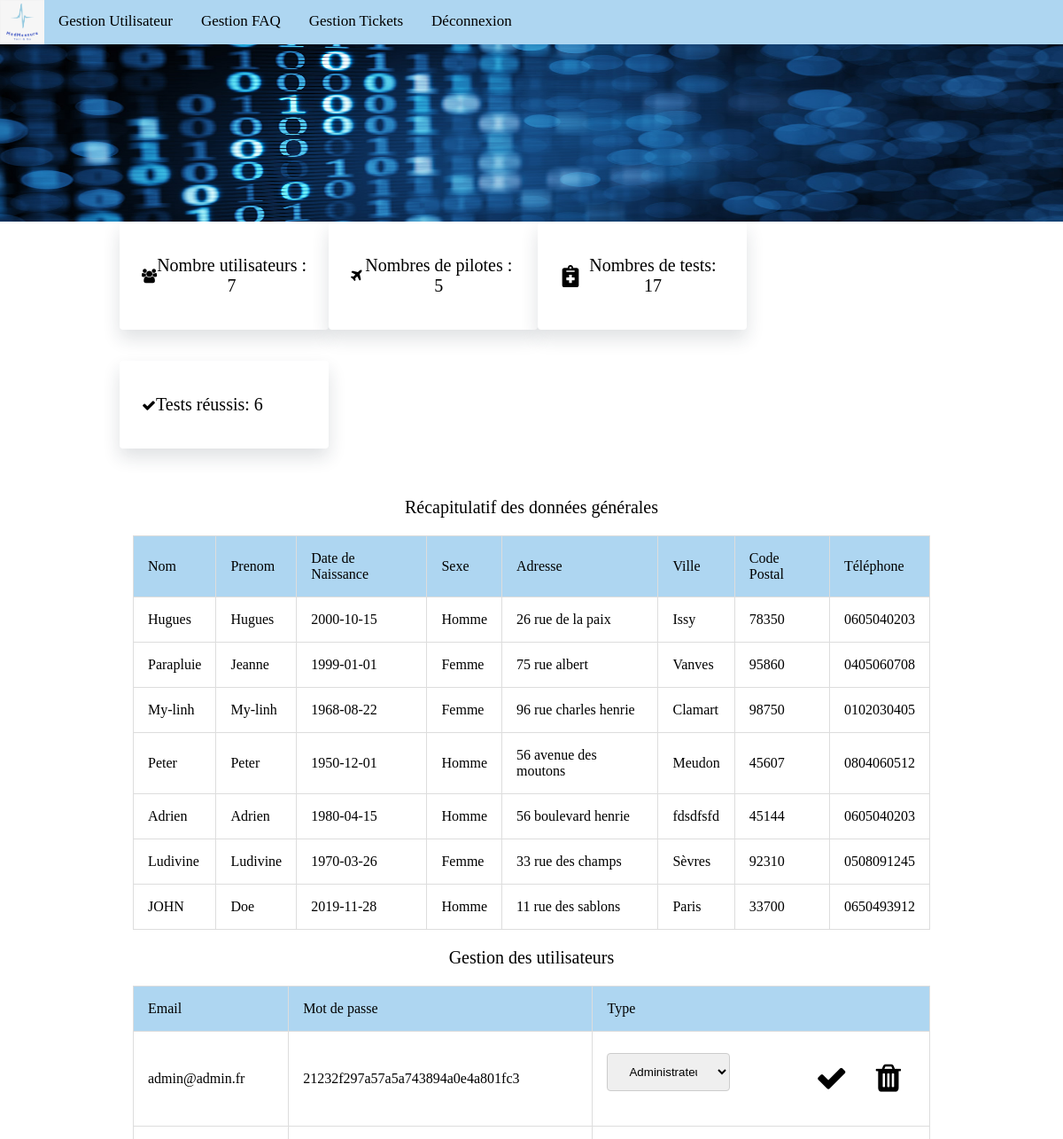
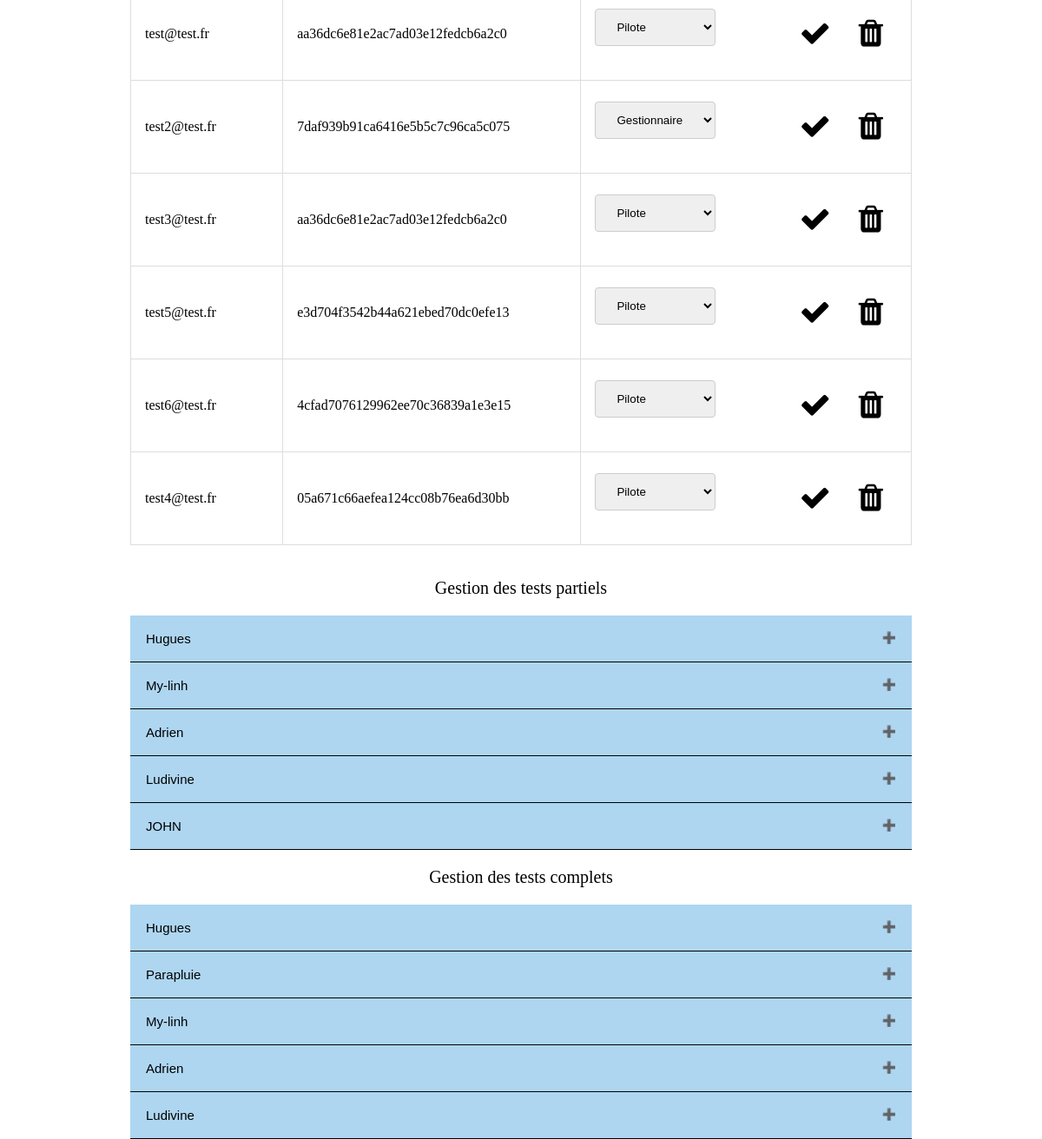
The page /index.php?page=admin_user (signed in) on the database as committed earlier (2 pictures, top to bottom).
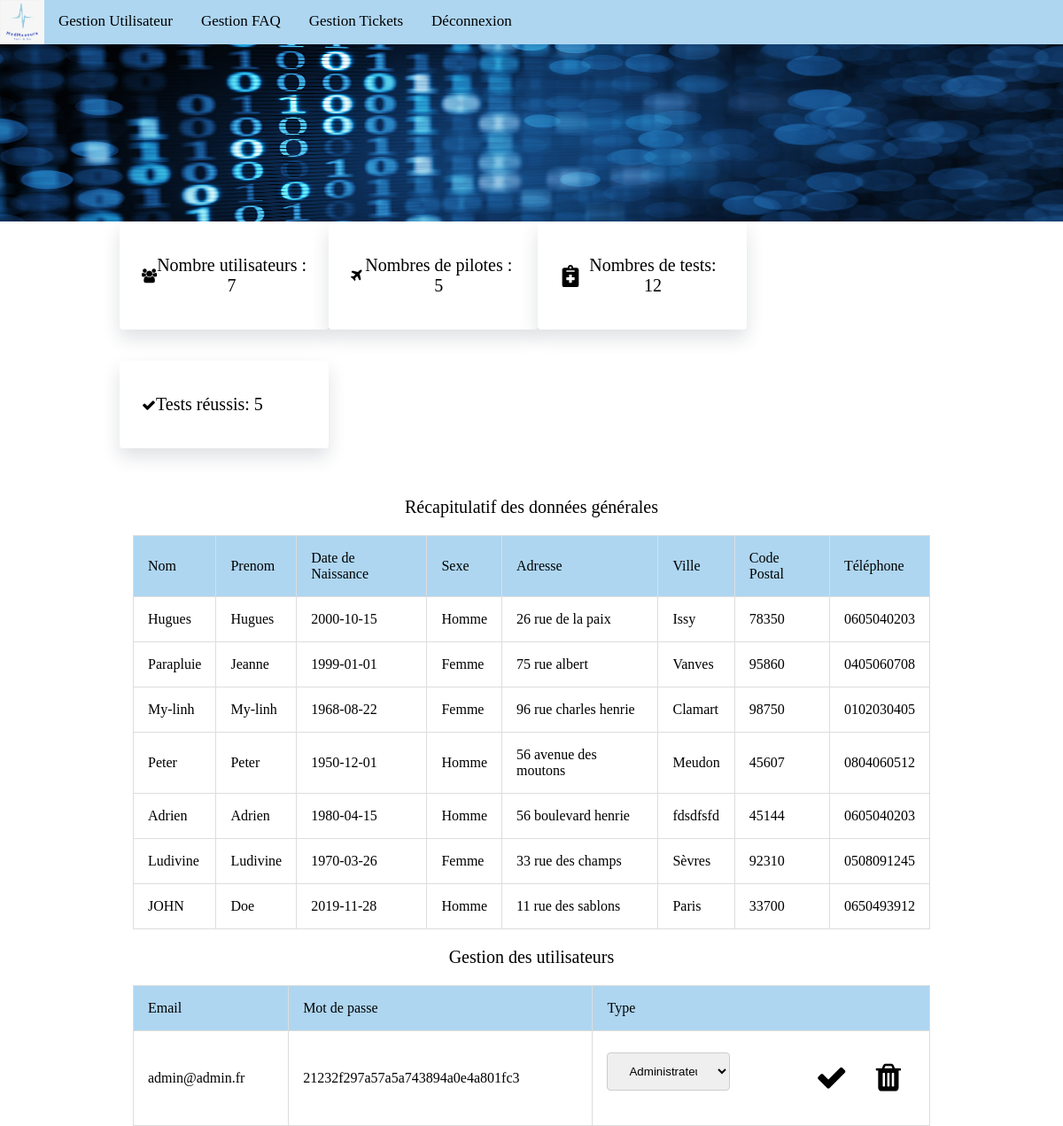
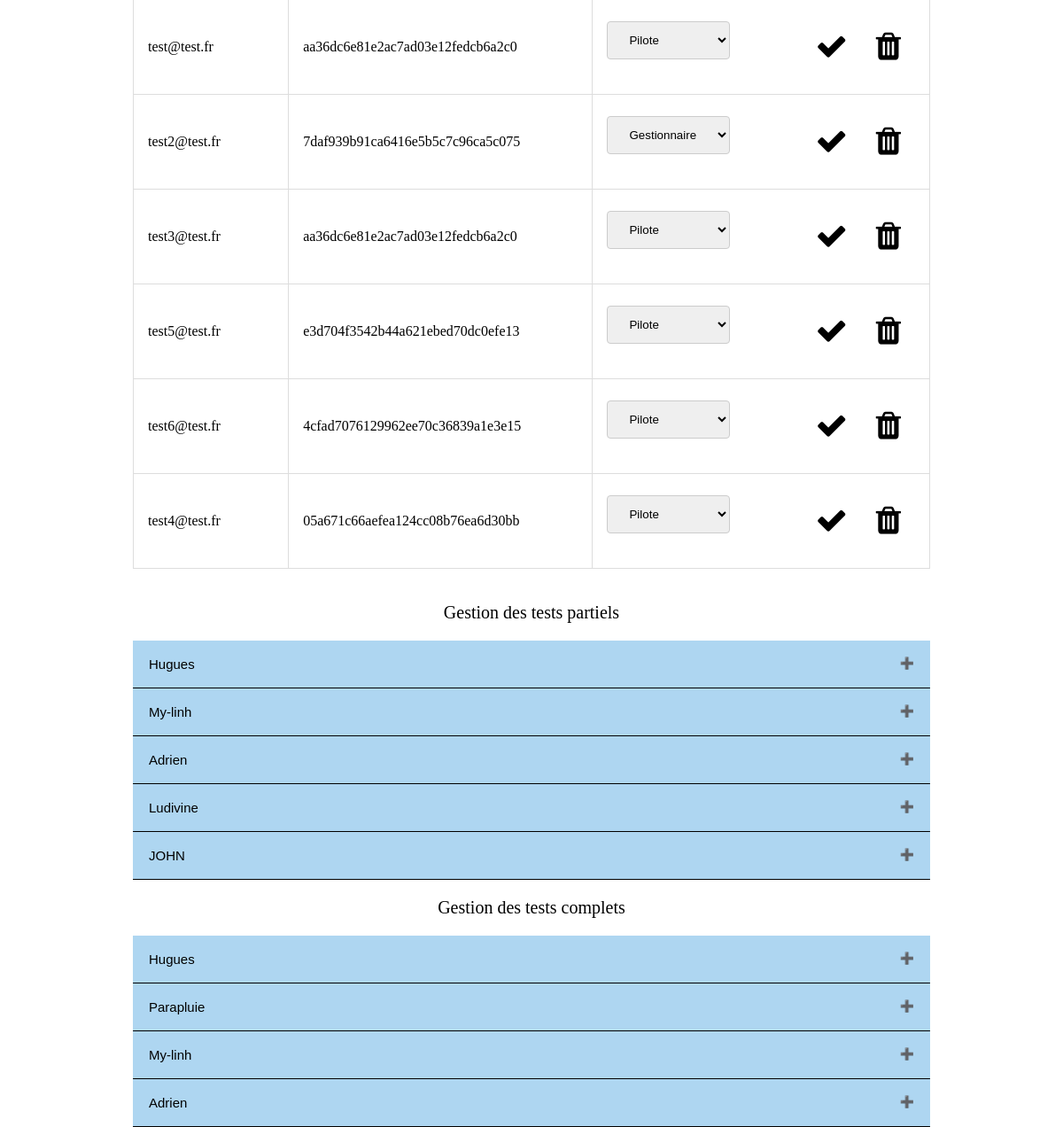
The same page on the database as committed later (2 pictures, top to bottom).
### tables this page shows
CREATE TABLE `utilisateur` (
  `idUtilisateur` int(11) NOT NULL,
  `nom` varchar(256) DEFAULT NULL,
  `prenom` varchar(256) DEFAULT NULL,
  `DN` date NOT NULL,
  `Sexe` varchar(50) NOT NULL,
  `AdresseVoie` varchar(50) NOT NULL,
  `AdresseVille` varchar(50) NOT NULL,
  `AdresseCP` int(11) NOT NULL,
  `Tel` varchar(50) NOT NULL
);

CREATE TABLE `connexion` (
  `email` varchar(50) NOT NULL,
  `mdp` varchar(50) NOT NULL,
  `type` varchar(50) NOT NULL,
  `idUtilisateur` int(11) NOT NULL
);

CREATE TABLE `testpartiel` (
  `idTestPartiel` int(11) NOT NULL,
  `idUtilisateur` int(11) NOT NULL,
  `numero_test` int(11) NOT NULL,
  `date` date NOT NULL,
  `Frequence` int(11) NOT NULL,
  `PerceptionAuditive` int(11) NOT NULL,
  `StimulusVisuel` int(11) NOT NULL,
  `id_boitier` int(11) NOT NULL,
  `score` int(11) NOT NULL
);

CREATE TABLE `testcomplet` (
  `idTestComplet` int(11) NOT NULL,
  `idUtilisateur` int(11) NOT NULL,
  `Numero_Test` int(11) NOT NULL,
  `date` date NOT NULL,
  `Frequence` int(11) NOT NULL,
  `PerceptionAuditive` int(11) NOT NULL,
  `StimulusVisuel` int(11) NOT NULL,
  `TemperaturePeau` int(11) NOT NULL,
  `RecoTonalite` int(11) NOT NULL,
  `score` int(11) NOT NULL
);

### controlleur/controlleur.php (called while the page is built, shortened)
<?php
require('modele/model.php');
function dataUser()
{
  $user = getUser();
  $dataconnexion = getDataConnexion();
  $nbuser = getCountUser();
  $nbpilote = getCountPilote();
  $nbTest = getCountTest();
  $nbTestReussis = getCountTestReussis();
  $total = getTestPartiel2();
  $total2 = getTestComplet2();
  require('vue/admin_user.php');
}

### modele/model.php (called while the page is built, shortened)
<?php
function getTestPartiel2(){
  $db = dbConnect();
  $req1 = $db->query('SELECT * FROM testpartiel INNER JOIN utilisateur where testpartiel.idUtilisateur = utilisateur.idUtilisateur order by testpartiel.idUtilisateur, testpartiel.numero_test');
  return $req1;
}
function getTestComplet2(){
  $db = dbConnect();
  $req1 = $db->query('SELECT * FROM testcomplet INNER JOIN utilisateur where testcomplet.idUtilisateur = utilisateur.idUtilisateur order by testcomplet.idUtilisateur, testcomplet.numero_test');
  return $req1;
}
function getUser()
{
  $db = dbConnect();
  $req = $db->query('SELECT * FROM utilisateur');
  return $req;
}
function getDataConnexion()
{
  $db = dbConnect();
  $req = $db->query('SELECT * FROM connexion');
  return $req;
}
function dbConnect()
{
  try
  {
    $db = new PDO('mysql:host=localhost;dbname=medmeasure;charset=utf8', 'root', '');
    return $db;
  }
  catch(Exception $e)
  {
    die('Erreur : '.$e->getMessage());
  }
}
  function getCountUser(){
    $db = dbConnect();
    $req = $db->query('SELECT count(idUtilisateur) as uti FROM utilisateur');
    return $req;
  }
  function getCountPilote(){
    $db = dbConnect();
    $req = $db->query('SELECT count(idUtilisateur) as uti FROM utilisateur where idUtilisateur in (select idUtilisateur from connexion where type="Pilote")');
    return $req;
  }
  function getCountTestReussis(){
    $db = dbConnect();
    $req1 = $db->query('SELECT count(idTestPartiel) as nbtestPartiel FROM testpartiel where score >= "75"');
    $req2 = $db->query('SELECT count(idTestComplet) as nbtestComplet FROM testcomplet where score >= "75"');
    $invNum = $req1 -> fetch(PDO::FETCH_ASSOC);
    $nbTestPartiel = $invNum['nbtestPartiel'];
    $invNum1 = $req2 -> fetch(PDO::FETCH_ASSOC);
    $nbTestComplet = $invNum1['nbtestComplet'];
    $total = $nbTestPartiel + $nbTestComplet;
    return $total;
  }
  function getCountTest(){
    $db = dbConnect();
    $req1 = $db->query('SELECT count(idTestPartiel) as nbtestPartiel FROM testpartiel');
    $req2 = $db->query('SELECT count(idTestComplet) as nbtestComplet FROM testcomplet');
    $invNum = $req1 -> fetch(PDO::FETCH_ASSOC);
    $nbTestPartiel = $invNum['nbtestPartiel'];
    $invNum1 = $req2 -> fetch(PDO::FETCH_ASSOC);
    $nbTestComplet = $invNum1['nbtestComplet'];
    $total = $nbTestPartiel + $nbTestComplet;
    return $total;
  }

### vue/admin_user.php (the view, shortened to what this page needs)
<?php
if ($_SESSION["type"]=="Administrateur"){
  ?>
  <!DOCTYPE html>
  <html>
  <link rel="stylesheet" href="css/css_admin.css">
  <link rel="stylesheet" href="https://cdnjs.cloudflare.com/ajax/libs/font-awesome/4.7.0/css/font-awesome.min.css">
  <header>
    <div class="barre_navigation">
      <img src="images/MedMeasure.png" alt="logo de MedMeasure">
      <a href="index.php?page=admin_user">Gestion Utilisateur</a>
      <a href="index.php?page=admin_faq">Gestion FAQ</a>
      <a href="index.php?page=admin_ticket">Gestion Tickets</a>
      <a href="index.php?deco=deconnexion">Déconnexion</a>
    </div>
    <div class="texte">
      <img src="images/image_admin.jpg" alt="Image pour la page admin">
    </div>
  </header>
  <body>
<div class="container-fluid">
  <div class="rectangle-donnee">
    <div class="rectangle">
      <i class="fa fa-users"></i>
      <?php
      while ($data = $nbuser->fetch())
      {
        ?>
        <p> Nombre utilisateurs : <?= htmlspecialchars($data['uti']) ?></p>
        <?php
      }
      ?>
    </div>
    <div class="rectangle">
      <i class="fa fa-plane"></i>
      <?php
      while ($data = $nbpilote->fetch())
      {
        ?>
        <p>Nombres de pilotes : <?= htmlspecialchars($data['uti']) ?></p>
        <?php
      }
      ?>
    </div>
    <div class="rectangle">
      <img src="images/notes-medical-solid.svg" alt="logo test">
      <p>Nombres de tests: <?= $nbTest ?> </p>
    </div>
    <div class="rectangle">
      <i class="fa fa-check"></i>
      <p>Tests réussis: <?= $nbTestReussis ?></p>
    </div>
  </div>
</div>
<p>Récapitulatif des données générales</p>
<div class="container-fluid">
  <center>
    <table border='1' cellpadding='5' cellpacing='9'>
      <tr class="entete">
        <td>Nom</td>
        <td>Prenom</td>
        <td>Date de Naissance</td>
        <td>Sexe</td>
        <td>Adresse</td>
        <td>Ville</td>
        <td>Code Postal</td>
        <td>Téléphone</td>
      </tr>
      <?php
      while ($data = $user->fetch())
      {
        ?>
        <tr>
          <td>
            <?= htmlspecialchars($data['nom']) ?>
          </td>
          <td>
            <?= htmlspecialchars($data['prenom']) ?>
          </td>
          <td>
            <?= htmlspecialchars($data['DN']) ?>
          </td>
          <td>
            <?= htmlspecialchars($data['Sexe']) ?>
          </td>
          <td>
            <?= htmlspecialchars($data['AdresseVoie']) ?>
          </td>
          <td>
            <?= htmlspecialchars($data['AdresseVille']) ?>
          </td>
          <td>
            <?= htmlspecialchars($data['AdresseCP']) ?>
          </td>
          <td>
            <?= htmlspecialchars($data['Tel']) ?>
          </td>
        </tr>
        <?php
      }
      ?>
    </table>
  </center>
</div>
<p>Gestion des utilisateurs</p>
<div class="container-fluid">
  <center>
    <table border='1' cellpadding='5' cellpacing='9'>
      <tr class="entete">
        <td>Email</td>
        <td>Mot de passe</td>
        <td>Type</td>
      </tr>
      <?php
      while ($data2 = $dataconnexion->fetch())
      {
        ?>
        <tr>
          <td>
            <?= htmlspecialchars($data2['email']) ?>
          </td>
          <td>
            <?= htmlspecialchars($data2['mdp']) ?>
          </td>
          <td>
            <form method="POST" action="index.php?page=admin_user">
              <select name="Type" id="Type">
                <?php if (strcmp (htmlspecialchars($data2['type']),"Administrateur") == 0)
                {
                  ?>
                  <option value="Administrateur" selected>Administrateur</option>
                  <?php
                }
                else if (strcmp (htmlspecialchars($data2['type']),"Gestionnaire") == 0)
                {
                  ?>
                  <option value="Gestionnaire" selected>Gestionnaire</option>
                  <?php
                }
                else
                {
                  ?>
                  <option value="Pilote" selected>Pilote</option>
                  <?php
                }
                ?>
              </select>
              <button type="submit"  onClick="return confirm('Êtes-vous sûr de vouloir supprimer cet utilisateur?')" name="supprimer"><i class="fa fa-trash"></i></button>
              <button type="submit" name="modifier"><i class="fa fa-check"></i></button>
            </td>
        </tr>
        <?php
      }
      ?>
    </table>
  </center>
</div>
<br>
<div class="container-fluid">
  <p>Gestion des tests partiels</p>
  <div class="container-fluid">
    <?php
    $numero_utilisateur = array();
    while ($data = $total->fetch()){
      if (in_array($data['idUtilisateur'],$numero_utilisateur) == False){
        echo "</div>";
        array_push($numero_utilisateur,$data['idUtilisateur']);
        echo "<button type=\"button\" class=\"collapsible\">".$data['nom']."</button>";
        echo "<div class=\"content\">";
      } ?>
</div>
<?php
}
?>
<br>
<div class="container-fluid">
  <p>Gestion des tests complets</p>
    <?php
    $numero_utilisateur = array();
    while ($data = $total2->fetch()){
      if (in_array($data['idUtilisateur'],$numero_utilisateur) == False){
        echo "</div>";
        array_push($numero_utilisateur,$data['idUtilisateur']);
        echo "<button type=\"button\" class=\"collapsible\">".$data['nom']."</button>";
      } ?>
<?php
}
?>
</body>
</html>
<?php
}
else {
  header('Location: index.php');
}
?>

### index.php (shortened to what this page needs)
<?php
require('controlleur/controlleur.php');
if (isset($_GET['page'])) {
  if ($_GET['page']== 'admin_user'){
    if (isset($_POST['modifier'])){
      if (isset($_POST['idUtilisateur']) && $_POST['idUtilisateur'] > 0) {
        if (isset($_POST["Type"])){
          modifyUser($_POST["Type"],$_POST['idUtilisateur']);
        }
      }
    }
    else if (isset($_POST['supprimer'])){
      if (isset($_POST['idUtilisateur']) && $_POST['idUtilisateur'] > 0) {
        deleteUser($_POST['idUtilisateur']);
      }
    }
    else if(isset($_POST['supprimerTestPartiel'])){
      if (isset($_POST['idUtilisateur']) && $_POST['idUtilisateur'] > 0) {
        deleteTestPartiel($_POST['idUtilisateur'],$_POST['idtest']);
      }
    }
    else if(isset($_POST['supprimerTestComplet'])){
      if (isset($_POST['idUtilisateur']) && $_POST['idUtilisateur'] > 0) {
        deleteTestComplet($_POST['idUtilisateur'],$_POST['idtest']);
      }
    }
    else {
      dataUser();
    }
  }
}

### css/css_admin.css (style rules this page uses)
header { background-color:#AED6F1; height:250px; min-height:15%; }
body { margin: 0; min-height:7em; }
body p { color:black; font-size: 20px; text-align: center; }
.texte img { height: 200px; width: 100%; }
.barre_navigation img { height: 50px; width: 50px; float: left; }
.barre_navigation { overflow: hidden; }
.barre_navigation a { float: left; color: black; text-align: center; padding: 14px 16px; text-decoration: none; font-size: 17px; }
table { border-collapse: collapse; border-spacing: 0; width: 100%; border: 1px solid #ddd; }
th, td { text-align: left; padding: 16px; }
.entete { background: #AED6F1; }
.collapsible { background-color: #AED6F1; cursor: pointer; padding: 18px; width: 100%; border: none; text-align: left; outline: none; font-size: 15px; border-bottom: 1px groove black; }
.collapsible:after { content: '\02795'; font-size: 13px; color: white; float: right; margin-left: 5px; }
table button { background-color: #FFFFFF; border: none; float: right; text-align: center; padding: 16px; transition: all 0.3s ease; color: black; font-size: 36px; }
select { width: 40%; padding: 12px 20px; margin: 8px 0; display: inline-block; border: 1px solid #ccc; border-radius: 4px; box-sizing: border-box; }
button[type=submit] { font-size: bold 20px; display: inline-block; }
.rectangle { padding: 18px 25px; box-shadow: 0 10px 20px 0 rgba(26, 44, 57, 0.14); background: #fff; border-radius: 4px; margin-bottom: 35px; display: flex; align-items: center; width: 20%; }
.rectangle-donnee { display: -ms-flexbox; display: flex; -ms-flex-wrap: wrap; flex-wrap: wrap; margin-right: -15px; margin-left: -15px; }
.container-fluid { width: 75%; padding-right: 20px; padding-left: 20px; margin-right: auto; margin-left: auto; }
.rectangle img { width: 25px; height: 25px; }

Rows that differ between the two databases and show on the page:
removed testcomplet: idUtilisateur.nom "Ludivine"
Other text that changed with them:
$nbTest: "17" → "12"
$nbTestReussis: "6" → "5"
